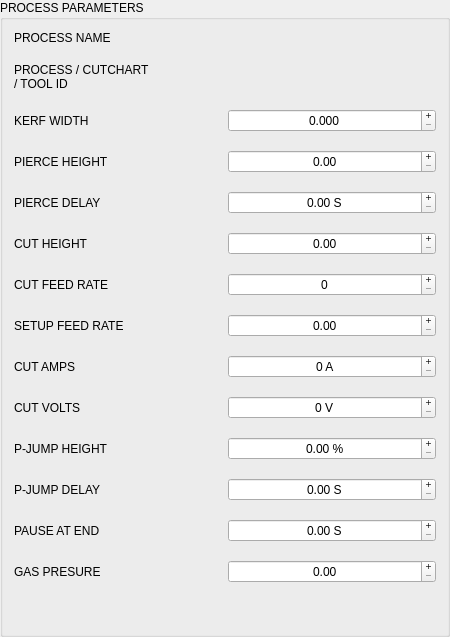
               <widget class="MkGroupBox" name="groupbox_16">
                <property name="sizePolicy">
                 <sizepolicy hsizetype="Fixed" vsizetype="Preferred">
                  <horstretch>0</horstretch>
                  <verstretch>0</verstretch>
                 </sizepolicy>
                </property>
                <property name="minimumSize">
                 <size>
                  <width>450</width>
                  <height>0</height>
                 </size>
                </property>
                <property name="maximumSize">
                 <size>
                  <width>450</width>
                  <height>16777215</height>
                 </size>
                </property>
                <property name="title">
                 <string>PROCESS PARAMETERS</string>
                </property>
                <layout class="QGridLayout" name="gridLayout_20">
                 <property name="verticalSpacing">
                  <number>18</number>
                 </property>
                 <item row="2" column="0">
                  <widget class="QLabel" name="paramKirfWidthLabel">
                   <property name="text">
                    <string>KERF WIDTH</string>
                   </property>
                  </widget>
                 </item>
                 <item row="11" column="1">
                  <widget class="PlasmaHalDoubleSpinBox" name="param_puddlejumpdelay">
                   <property name="alignment">
                    <set>Qt::AlignCenter</set>
                   </property>
                   <property name="buttonSymbols">
                    <enum>QAbstractSpinBox::PlusMinus</enum>
                   </property>
                   <property name="suffix">
                    <string> S</string>
                   </property>
                  </widget>
                 </item>
                 <item row="5" column="0">
                  <widget class="QLabel" name="paramKirfWidthLabel_3">
                   <property name="text">
                    <string>CUT HEIGHT</string>
                   </property>
                  </widget>
                 </item>
                 <item row="0" column="0">
                  <widget class="QLabel" name="label_69">
                   <property name="text">
                    <string>PROCESS NAME</string>
                   </property>
                  </widget>
                 </item>
                 <item row="3" column="1">
                  <widget class="PlasmaHalDoubleSpinBox" name="param_pierceheight">
                   <property name="alignment">
                    <set>Qt::AlignCenter</set>
                   </property>
                   <property name="buttonSymbols">
                    <enum>QAbstractSpinBox::PlusMinus</enum>
                   </property>
                   <property name="maximum">
                    <double>20.000000000000000</double>
                   </property>
                   <property name="singleStep">
                    <double>0.500000000000000</double>
                   </property>
                  </widget>
                 </item>
                 <item row="7" column="1">
                  <widget class="PlasmaHalDoubleSpinBox" name="param_plungefeedrate">
                   <property name="alignment">
                    <set>Qt::AlignCenter</set>
                   </property>
                   <property name="buttonSymbols">
                    <enum>QAbstractSpinBox::PlusMinus</enum>
                   </property>
                   <property name="maximum">
                    <double>10000.000000000000000</double>
                   </property>
                  </widget>
                 </item>
                 <item row="9" column="0">
                  <widget class="QLabel" name="paramKirfWidthLabel_7">
                   <property name="text">
                    <string>CUT VOLTS</string>
                   </property>
                  </widget>
                 </item>
                 <item row="1" column="1">
                  <widget class="QLabel" name="param_process_id">
                   <property name="text">
                    <string/>
                   </property>
                   <property name="alignment">
                    <set>Qt::AlignCenter</set>
                   </property>
                  </widget>
                 </item>
                 <item row="0" column="1">
                  <widget class="QLabel" name="param_name">
                   <property name="text">
                    <string/>
                   </property>
                   <property name="wordWrap">
                    <bool>true</bool>
                   </property>
                  </widget>
                 </item>
                 <item row="1" column="0">
                  <widget class="QLabel" name="label_90">
                   <property name="text">
                    <string>PROCESS / CUTCHART  
/ TOOL ID</string>
                   </property>
                  </widget>
                 </item>
                 <item row="7" column="0">
                  <widget class="QLabel" name="label_5">
                   <property name="text">
                    <string>SETUP FEED RATE</string>
                   </property>
                  </widget>
                 </item>
                 <item row="6" column="0">
                  <widget class="QLabel" name="paramKirfWidthLabel_5">
                   <property name="text">
                    <string>CUT FEED RATE</string>
                   </property>
                  </widget>
                 </item>
                 <item row="12" column="1">
                  <widget class="PlasmaHalDoubleSpinBox" name="param_pauseatend">
                   <property name="alignment">
                    <set>Qt::AlignCenter</set>
                   </property>
                   <property name="buttonSymbols">
                    <enum>QAbstractSpinBox::PlusMinus</enum>
                   </property>
                   <property name="suffix">
                    <string> S</string>
                   </property>
                   <property name="maximum">
                    <double>10.000000000000000</double>
                   </property>
                  </widget>
                 </item>
                 <item row="10" column="1">
                  <widget class="PlasmaHalDoubleSpinBox" name="param_puddlejumpheight">
                   <property name="alignment">
                    <set>Qt::AlignCenter</set>
                   </property>
                   <property name="buttonSymbols">
                    <enum>QAbstractSpinBox::PlusMinus</enum>
                   </property>
                   <property name="suffix">
                    <string> %</string>
                   </property>
                   <property name="maximum">
                    <double>100.000000000000000</double>
                   </property>
                  </widget>
                 </item>
                 <item row="4" column="0">
                  <widget class="QLabel" name="paramKirfWidthLabel_4">
                   <property name="text">
                    <string>PIERCE DELAY</string>
                   </property>
                  </widget>
                 </item>
                 <item row="8" column="0">
                  <widget class="QLabel" name="paramKirfWidthLabel_6">
                   <property name="text">
                    <string>CUT AMPS</string>
                   </property>
                  </widget>
                 </item>
                 <item row="11" column="0">
                  <widget class="QLabel" name="paramKirfWidthLabel_9">
                   <property name="text">
                    <string>P-JUMP DELAY</string>
                   </property>
                  </widget>
                 </item>
                 <item row="6" column="1">
                  <widget class="PlasmaHalDoubleSpinBox" name="param_cutfeedrate">
                   <property name="alignment">
                    <set>Qt::AlignCenter</set>
                   </property>
                   <property name="buttonSymbols">
                    <enum>QAbstractSpinBox::PlusMinus</enum>
                   </property>
                   <property name="decimals">
                    <number>0</number>
                   </property>
                   <property name="maximum">
                    <double>30000.000000000000000</double>
                   </property>
                  </widget>
                 </item>
                 <item row="5" column="1">
                  <widget class="PlasmaHalDoubleSpinBox" name="param_cutheight">
                   <property name="alignment">
                    <set>Qt::AlignCenter</set>
                   </property>
                   <property name="buttonSymbols">
                    <enum>QAbstractSpinBox::PlusMinus</enum>
                   </property>
                   <property name="maximum">
                    <double>10.000000000000000</double>
                   </property>
                  </widget>
                 </item>
                 <item row="8" column="1">
                  <widget class="PlasmaHalDoubleSpinBox" name="param_cutamps">
                   <property name="alignment">
                    <set>Qt::AlignCenter</set>
                   </property>
                   <property name="buttonSymbols">
                    <enum>QAbstractSpinBox::PlusMinus</enum>
                   </property>
                   <property name="suffix">
                    <string> A</string>
                   </property>
                   <property name="decimals">
                    <number>0</number>
                   </property>
                   <property name="maximum">
                    <double>400.000000000000000</double>
                   </property>
                  </widget>
                 </item>
                 <item row="10" column="0">
                  <widget class="QLabel" name="paramKirfWidthLabel_8">
                   <property name="text">
                    <string>P-JUMP HEIGHT</string>
                   </property>
                  </widget>
                 </item>
                 <item row="9" column="1">
                  <widget class="PlasmaHalDoubleSpinBox" name="param_cutvolts">
                   <property name="alignment">
                    <set>Qt::AlignCenter</set>
                   </property>
                   <property name="buttonSymbols">
                    <enum>QAbstractSpinBox::PlusMinus</enum>
                   </property>
                   <property name="suffix">
                    <string> V</string>
                   </property>
                   <property name="decimals">
                    <number>0</number>
                   </property>
                   <property name="maximum">
                    <double>200.000000000000000</double>
                   </property>
                   <property name="singleStep">
                    <double>5.000000000000000</double>
                   </property>
                  </widget>
                 </item>
                 <item row="2" column="1">
                  <widget class="PlasmaHalDoubleSpinBox" name="param_kirfwidth">
                   <property name="alignment">
                    <set>Qt::AlignCenter</set>
                   </property>
                   <property name="buttonSymbols">
                    <enum>QAbstractSpinBox::PlusMinus</enum>
                   </property>
                   <property name="decimals">
                    <number>3</number>
                   </property>
                   <property name="maximum">
                    <double>5.000000000000000</double>
                   </property>
                   <property name="singleStep">
                    <double>0.100000000000000</double>
                   </property>
                  </widget>
                 </item>
                 <item row="3" column="0">
                  <widget class="QLabel" name="paramKirfWidthLabel_2">
                   <property name="text">
                    <string>PIERCE HEIGHT</string>
                   </property>
                  </widget>
                 </item>
                 <item row="12" column="0">
                  <widget class="QLabel" name="paramKirfWidthLabel_10">
                   <property name="text">
                    <string>PAUSE AT END</string>
                   </property>
                  </widget>
                 </item>
                 <item row="13" column="0">
                  <widget class="QLabel" name="paramKirfWidthLabel_11">
                   <property name="text">
                    <string>GAS PRESURE</string>
                   </property>
                  </widget>
                 </item>
                 <item row="4" column="1">
                  <widget class="PlasmaHalDoubleSpinBox" name="param_piercedelay">
                   <property name="alignment">
                    <set>Qt::AlignCenter</set>
                   </property>
                   <property name="buttonSymbols">
                    <enum>QAbstractSpinBox::PlusMinus</enum>
                   </property>
                   <property name="suffix">
                    <string> S</string>
                   </property>
                  </widget>
                 </item>
                 <item row="25" column="1">
                  <spacer name="verticalSpacer_5">
                   <property name="orientation">
                    <enum>Qt::Vertical</enum>
                   </property>
                   <property name="sizeHint" stdset="0">
                    <size>
                     <width>20</width>
                     <height>40</height>
                    </size>
                   </property>
                  </spacer>
                 </item>
                 <item row="13" column="1">
                  <widget class="PlasmaHalDoubleSpinBox" name="param_gaspressure">
                   <property name="alignment">
                    <set>Qt::AlignCenter</set>
                   </property>
                   <property name="buttonSymbols">
                    <enum>QAbstractSpinBox::PlusMinus</enum>
                   </property>
                   <property name="maximum">
                    <double>200.000000000000000</double>
                   </property>
                  </widget>
                 </item>
                </layout>
               </widget>
